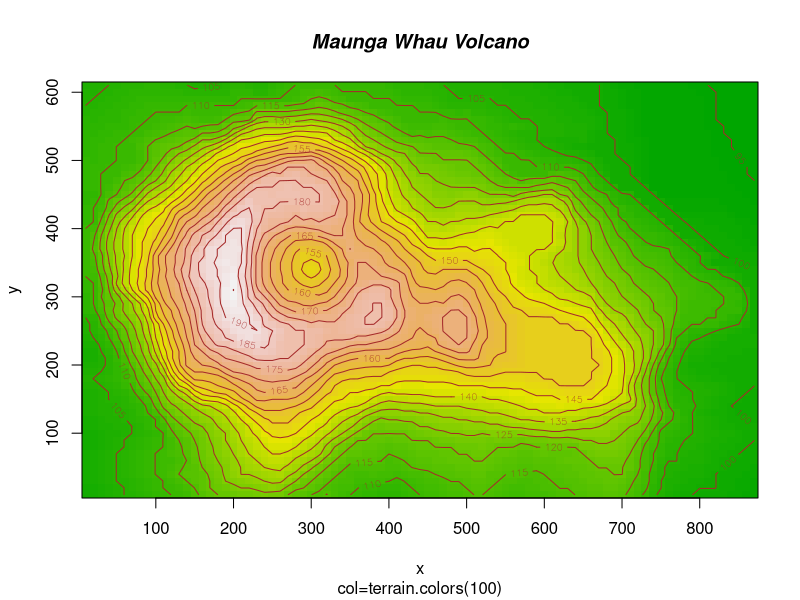
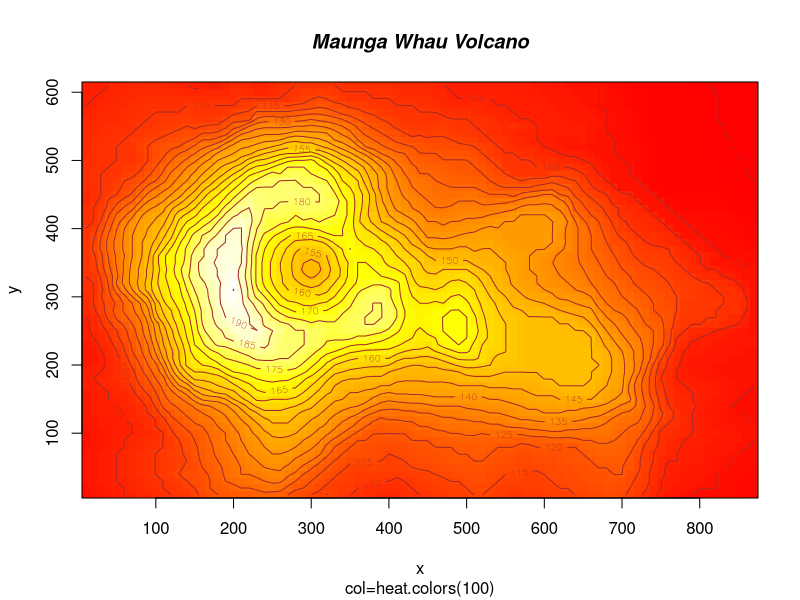
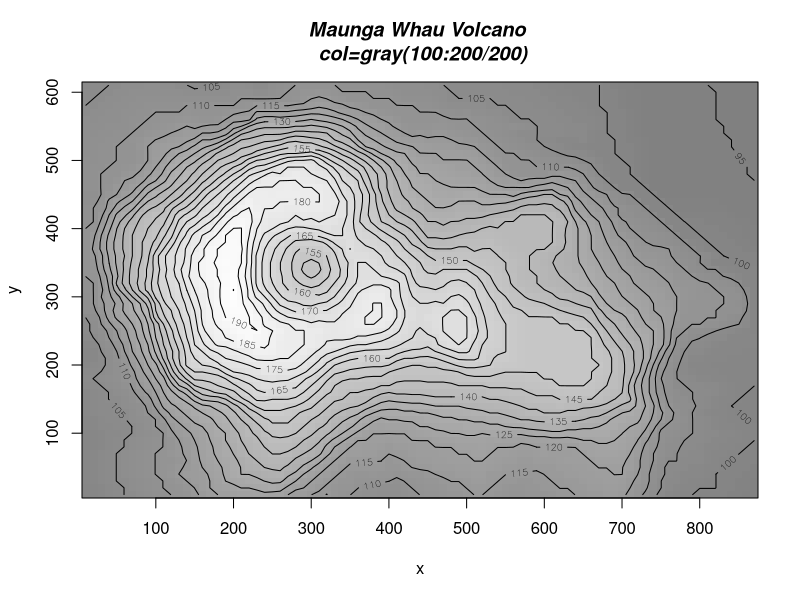

These figures' R source, in order:
opar <- par(ask = interactive() && .Device == "X11")	# For source(..)

data(volcano)
x <- 10*(1:nrow(volcano)); x.at <- seq(100, 800, by=100)
y <- 10*(1:ncol(volcano)); y.at <- seq(100, 600, by=100)

# Using Terrain Colors

image(x, y, volcano, col=terrain.colors(100),axes=FALSE)
contour(x, y, volcano, levels=seq(90, 200, by=5), add=TRUE, col="brown")
axis(1, at=x.at)
axis(2, at=y.at)
box()
title(main="Maunga Whau Volcano", sub = "col=terrain.colors(100)", font.main=4)

# Using Heat Colors

image(x, y, volcano, col=heat.colors(100), axes=FALSE)
contour(x, y, volcano, levels=seq(90, 200, by=5), add=TRUE, col="brown")
axis(1, at=x.at)
axis(2, at=y.at)
box()
title(main="Maunga Whau Volcano", sub = "col=heat.colors(100)", font.main=4)

# Using Gray Scale

image(x, y, volcano, col=gray(100:200/200), axes=FALSE)
contour(x, y, volcano, levels=seq(90, 200, by=5), add=TRUE, col="black")
axis(1, at=x.at)
axis(2, at=y.at)
box()
title(main="Maunga Whau Volcano \n col=gray(100:200/200)", font.main=4)

par(opar)
